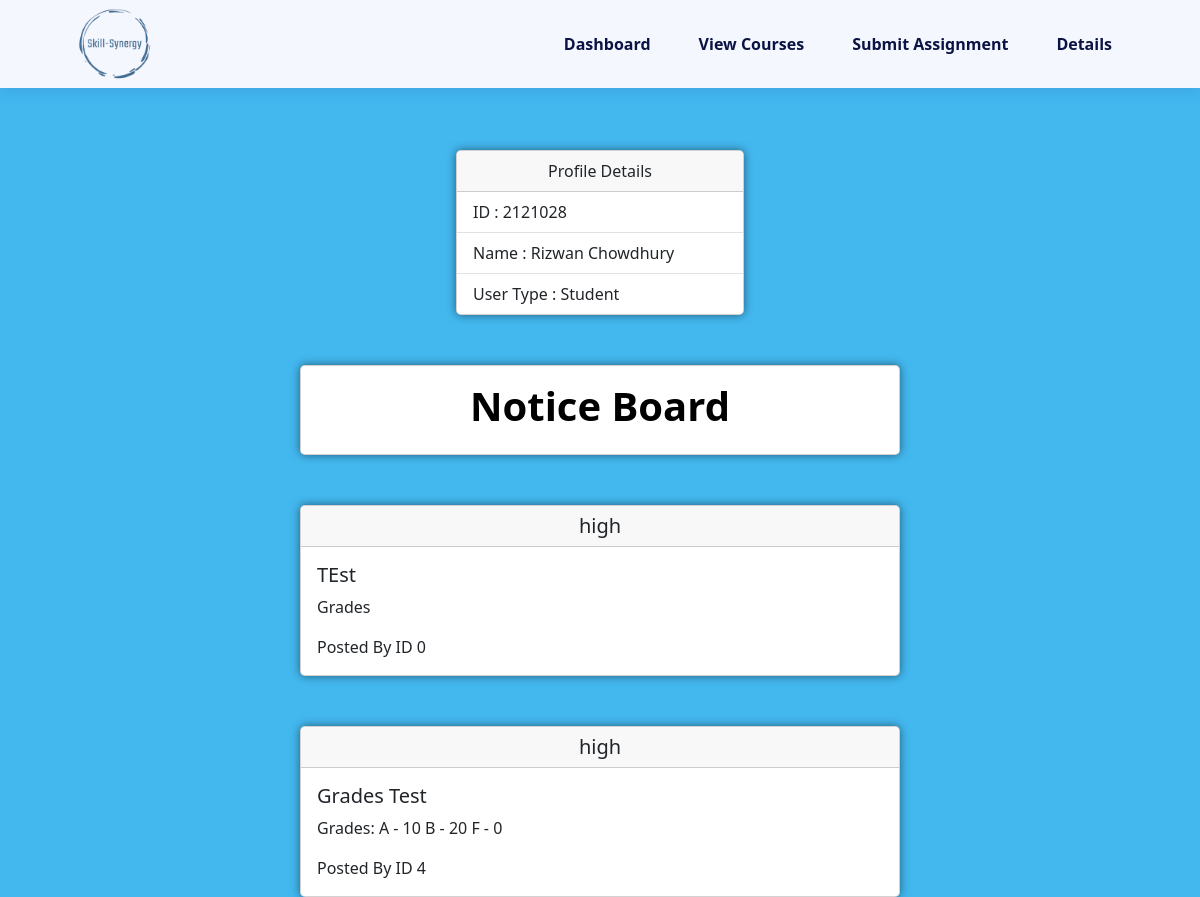
The page /student_dashboard.php (signed in) on the database its author committed.
### tables this page shows
CREATE TABLE `students` (
  `s_id` int(32) NOT NULL,
  `f_name` varchar(108) NOT NULL,
  `l_name` varchar(108) NOT NULL,
  `contact` int(32) NOT NULL,
  `password` varchar(32) DEFAULT NULL,
  `age` int(11) DEFAULT NULL,
  `gender` char(1) DEFAULT NULL,
  `userType` varchar(32) DEFAULT NULL
);

CREATE TABLE `notice_board` (
  `notice_id` int(11) NOT NULL,
  `title` varchar(255) NOT NULL,
  `content` varchar(255) NOT NULL,
  `date_posted` date NOT NULL,
  `posted_by` int(11) NOT NULL,
  `priority_level` varchar(4) NOT NULL
);

### student_dashboard.php (the view, shortened to what this page needs)
<?php
$id = $_SESSION['ID'];
?>
<!DOCTYPE html>
<html lang="en">
<head>
    <link rel="stylesheet" href="https://cdnjs.cloudflare.com/ajax/libs/remixicon/3.5.0/remixicon.css">
    <link rel="stylesheet" href="style.css">
    <link href="https://cdn.jsdelivr.net/npm/bootstrap@5.3.2/dist/css/bootstrap.min.css" rel="stylesheet">
</head>
<body>
    <header class="header" id="header">
        <nav class="navbar_custom nav-container">
            <img src="skill-Synergy.png" alt="" class="nav__logo">
            <div class="nav__menu" id="nav-menu">
                <ul class="nav__list">
                    <li class="nav__item">
                        <a href="student_dashboard.php" class="nav__link">Dashboard</a>
                    </li>
                    <li class="nav__item">
                        <a href="course.php" class="nav__link">View Courses</a>
                    </li>
                    <li class="nav__item">
                        <a href="submit_assignment.php" class="nav__link">Submit Assignment</a>
                    </li>
                    <li class="nav__item">
                        <a href="coWisePlo.php" class="nav__link">Details</a>
                    </li>
                </ul>
            </div>
        </nav>
    </header>
    <div>
        <div class="profile-details">
            <?php
            include 'db.php';
            $sql = "SELECT f_name, l_name, userType FROM students where s_id = '$id'";
            $query = mysqli_query($conn, $sql);
            $info = mysqli_fetch_array($query);
            $type = $info['userType'];
            $f_name = $info['f_name'];
            $l_name = $info['l_name'];
            ?>
            <div class="card" style="width: 18rem;" id="card_2">
                <div class="card-header">
                    Profile Details
                </div>
                <ul class="list-group list-group-flush">
                    <li class="list-group-item">ID : <?= $id ?></li>
                    <li class="list-group-item">Name : <?= $f_name ?> <?= $l_name ?></li>
                    <li class="list-group-item">User Type : <?= $type ?> </li>
                </ul>
            </div><div class="card card_1 col-sm-6 mb-3 mb-sm-0">
            <div class="card-body ">
                <h1 class="h13">Notice Board</h1>
            </div>
        </div>
        <?php
        include 'db.php';
        $sql = "SELECT notice_id, title, content, posted_by, priority_level FROM  notice_board";
        $query = mysqli_query($conn, $sql);
        if (mysqli_num_rows($query) > 0) {
        ?>
            <?php
            while ($info = mysqli_fetch_array($query)) {
                $title = $info['title'];
                $content = $info['content'];
                $posted_by = $info['posted_by'];
                $pririty_level = $info['priority_level'];
            ?>
                <div class="card card_1 col-sm-6 mb-3 mb-sm-0">
                    <h5 class="card-header"><?= $pririty_level ?></h5>
                    <div class="card-body">
                        <h5 class="card-title"><?= $title ?></h5>
                        <p class="card-text"><?= $content ?></p>
                        <p class="card-text">Posted By ID <?= $posted_by ?></p>
                    </div>
                </div>
        <?php
            }
        }
        ?>
        </div>
    </div>
</body>
</html>

### style.css (style rules this page uses)
:root { --header-height: 3.5rem; --first-color: #06BBCC; --title-color: hsl(230, 75%, 15%); --text-color: hsl(230, 12%, 40%); --body-color: hsl(230, 100%, 98%); --container-color: hsl(230, 100%, 97%); --border-color: #06BBCC; --body-font: "Poppins", sans-serif; --h2-font-size: 1.25rem; --normal-font-size: 0.938rem; --font-regular: 400; --font-medium: 500; --font-semi-bold: 600; --z-fixed: 100; --z-modal: 1000; }
@media screen and (min-width: 1023px) { :root { --h2-font-size: 1.5rem; --normal-font-size: 1rem; } }
* { box-sizing: border-box; padding: 0; margin: 0; }
html { scroll-behavior: smooth; }
body, input, button { font-family: var(--body-font); font-size: var(--normal-font-size); }
body { background-color: hsl(199, 84%, 60%) !important; background-size: cover; background-position: center; background-repeat: no-repeat; background-attachment: fixed; }
ul { list-style: none; }
a { text-decoration: none !important; }
img { display: block; max-width: 100%; height: auto; }
.nav-container { max-width: 1120px !important; margin-inline: 1.5rem; }
.header { position: fixed; top: 0; left: 0; width: 100%; background-color: var(--body-color); box-shadow: 0 2px 16px hsla(230, 75%, 32%, 0.15); z-index: var(--z-fixed); }
.navbar_custom { height: var(--header-height); display: flex; justify-content: space-between; align-items: center; }
.nav__logo { height: 79px; width: 150px; }
.nav__list { display: flex; flex-direction: column; row-gap: 2.5rem; text-align: center; margin-bottom: 0; }
.nav__link { color: var(--title-color); font-weight: var(--font-semi-bold); transition: color 0.4s; }
img { width: 100%; height: auto; object-fit: cover; }
img { object-fit: contain; }
@media screen and (min-width: 1023px) { .navbar_custom { height: calc(var(--header-height) + 2rem); column-gap: 3rem; } }
@media screen and (min-width: 1023px) { .nav__menu { margin-left: auto; } }
@media screen and (min-width: 1023px) { .nav__list { flex-direction: row; column-gap: 3rem; } }
@media screen and (min-width: 1150px) { .nav-container { margin-inline: auto; } }

### student_dashboard.php (style rules this page uses)
a { text-decoration: none; }
.card-header { text-align: center; }
.card_1 { margin: 0 auto; float: none; margin-bottom: 10px; margin-top: 50px; box-shadow: 0px 0px 10px rgba(0, 0, 0, 0.5); border-radius: 5px; }
.h13 { text-align: center; color: black; font-weight: bold; }
#card_2 { margin: 0 auto; float: none; margin-bottom: 10px; margin-top: 50px; box-shadow: 0px 0px 10px rgba(0, 0, 0, 0.5); border-radius: 5px; }
.profile-details { margin-top: 150px; }

### rows shown on the page
students: f_name "Rizwan", l_name "Chowdhury", userType "Student"
notice_board: priority_level "high", title "TEst", content "Grades", posted_by "0"
notice_board: priority_level "high", title "Grades Test", content "Grades: A - 10 B - 20 F - 0", posted_by "4"

### other values the page prints
$id "2121028"
